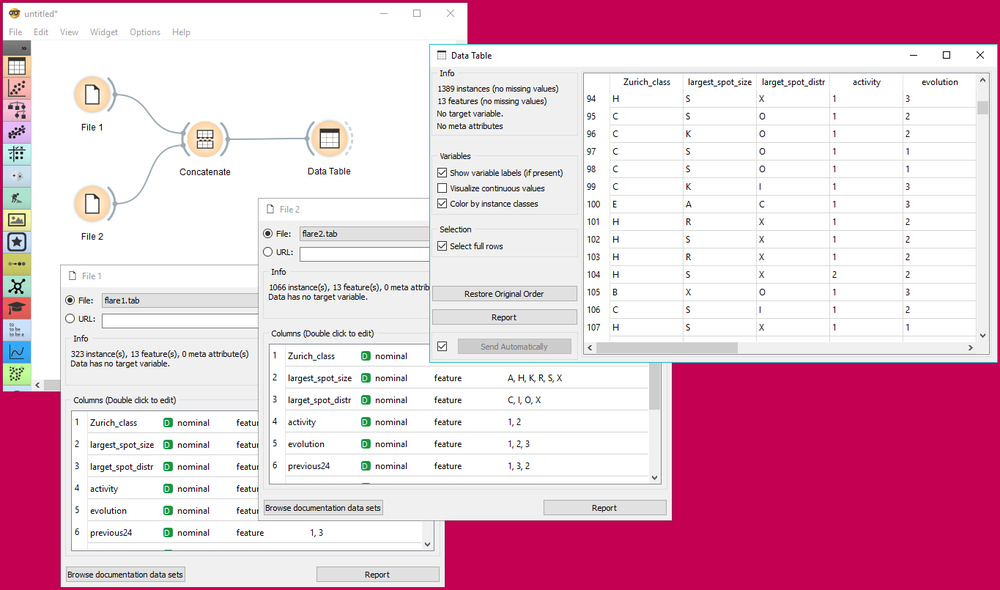
#> input picture concatenate.png, 1000 x 590 px, shrunk from 1365 x 805 before the run; its folder holds only this picture in this run
$ python main.py
#> lines starting #> are read from the running program, lines starting #| are printed output that depends on the picture; after the words box and inside, x2 and y2 are one past the last pixel; in counts of white or black regions, pixels touching at a corner belong together
#> in main, img is the input picture: shape (590, 1000, 3); mean B, G, R 205, 187.3, 229.7
#!/usr/bin/env python

'''
Simple "Square Detector" program.
Loads several images sequentially and tries to find squares in each image.
'''

# Python 2/3 compatibility
from __future__ import print_function
import sys
import numpy as np
import cv2 as cv

PY3 = sys.version_info[0] == 3

if PY3:
    xrange = range


def angle_cos(p0, p1, p2):
    d1, d2 = (p0 - p1).astype('float'), (p2 - p1).astype('float')
    return abs(np.dot(d1, d2) / np.sqrt(np.dot(d1, d1) * np.dot(d2, d2)))


def find_squares(img):
    img = cv.GaussianBlur(img, (5, 5), 0)
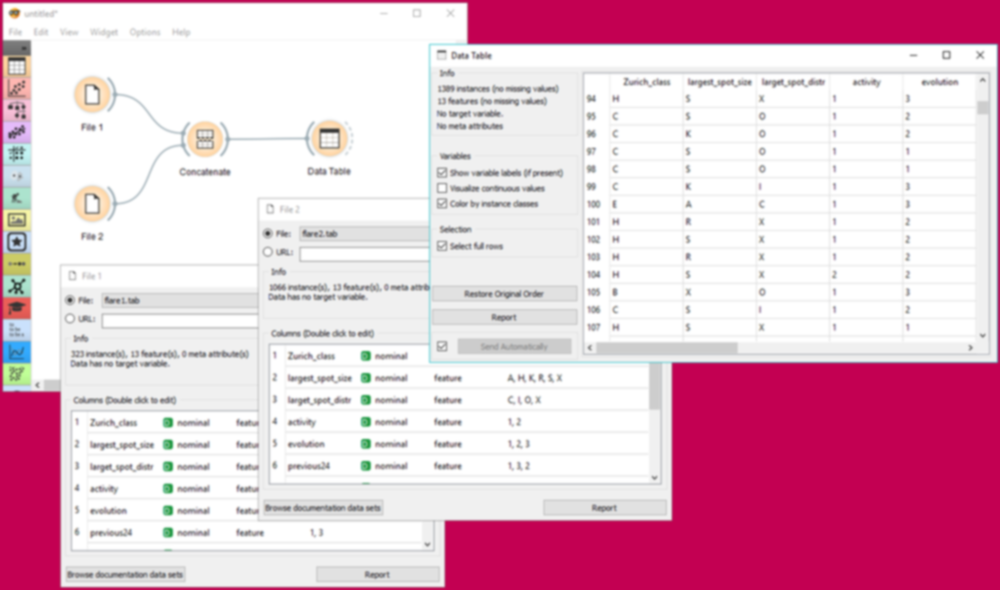
#> img: shape (590, 1000, 3); mean of channels 0, 1, 2 205.1, 187.4, 229.7; drawn as B, G, R
    squares = []
    for gray in cv.split(img):
        for thrs in xrange(0, 255, 26):
            if thrs == 0:
                bin = cv.Canny(gray, 0, 50, apertureSize=5)
                bin = cv.dilate(bin, None)
            else:
                _retval, bin = cv.threshold(gray, thrs, 255, cv.THRESH_BINARY)
            contours, _hierarchy = cv.findContours(bin, cv.RETR_LIST, cv.CHAIN_APPROX_SIMPLE)
            for cnt in contours:
                cnt_len = cv.arcLength(cnt, True)
                cnt = cv.approxPolyDP(cnt, 0.02 * cnt_len, True)
                if len(cnt) == 4 and cv.contourArea(cnt) > 1000 and cv.isContourConvex(cnt):
                    cnt = cnt.reshape(-1, 2)
                    max_cos = np.max([angle_cos(cnt[i], cnt[(i + 1) % 4], cnt[(i + 2) % 4]) for i in xrange(4)])
                    if max_cos < 0.1:
                        squares.append(cnt)
#> this loop made 3 passes
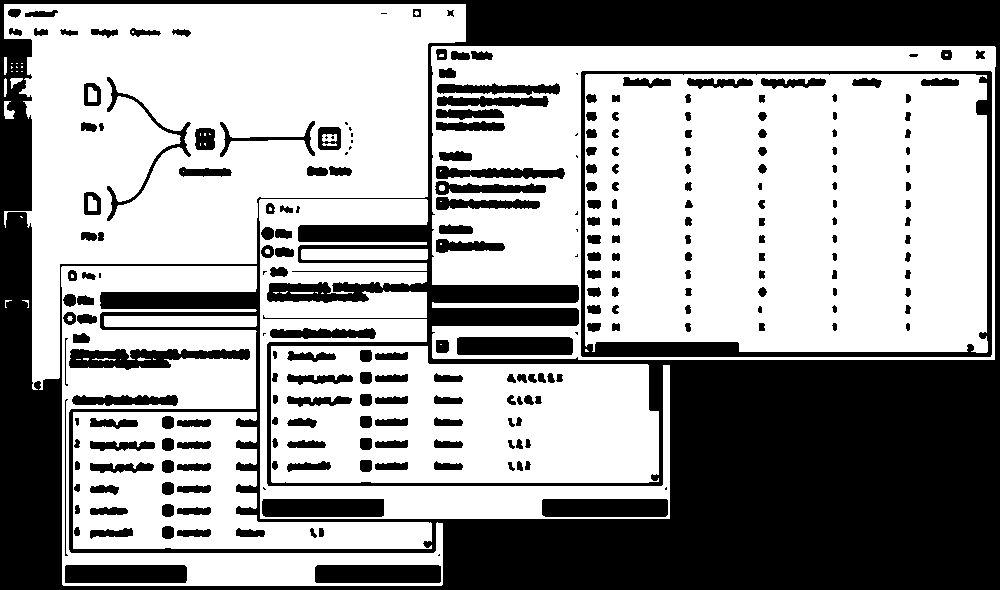
#> bin: shape (590, 1000); 61.8% white; 253 black regions (23 under 20 px), largest, box (x1, y1, x2, y2) and area: (0, 0, 1000, 590) 171186, (581, 71, 992, 357) 7557, (69, 349, 250, 370) 2343
    return squares


def main():
    from glob import glob
    for fn in glob('*.png'):
        img = cv.imread(fn)
        squares = find_squares(img)
        cv.drawContours(img, squares, -1, (0, 0, 255), 2)
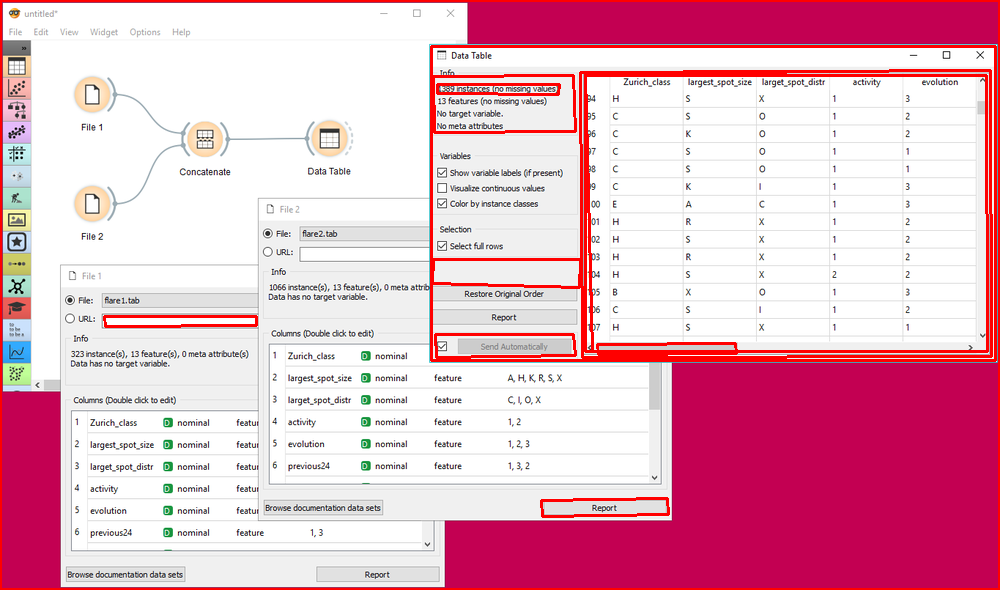
#> img: shape (590, 1000, 3); 4.58% of pixels changed, all inside (x1, y1, x2, y2) = (0, 0, 1000, 590)
        cv.imshow('squares', img)
        ch = cv.waitKey()
#> (key Esc is pressed here)
        if ch == 27:
            break

    print('Done')


if __name__ == '__main__':
    print(__doc__)
    main()
    cv.destroyAllWindows()
